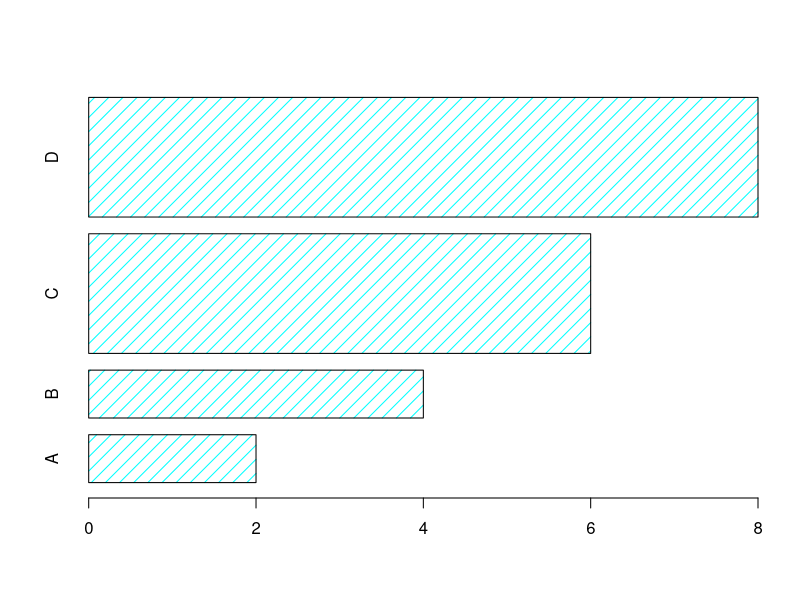

This chart was generated by the following R code:
x <- c("A", "B", "C", "D")
y <- c(2, 4, 6, 8)

barplot(y, names.arg = x, density = 10, col="cyan", width=c(2,2,5,5), horiz=TRUE)
